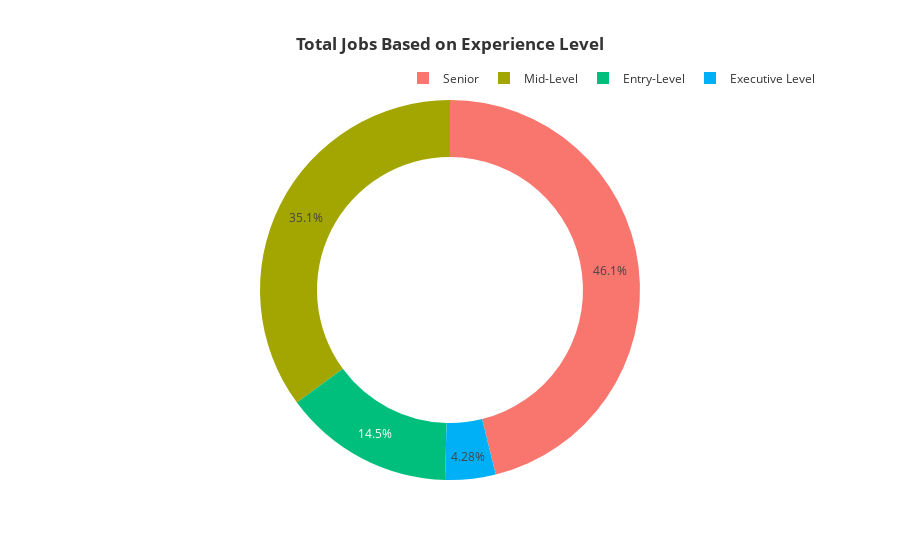

Notebook code for this chart:
### Code cell
fig=px.pie(df.groupby('experience_level',as_index=False)['salary_in_usd'].count().sort_values(by='salary_in_usd',ascending=False).head(10),names='experience_level',values='salary_in_usd',color='experience_level',hole=0.7,labels={'experience_level':'Experience level ','salary_in_usd':'count'},template='ggplot2',title='<b>Total Jobs Based on Experience Level')
fig.update_layout(title_x=0.5,legend=dict(orientation='h',yanchor='bottom',y=1.02,xanchor='right',x=1))

### Figure 1 — Plotly figure (JSON) as saved in the notebook; plotly's stock layout.template omitted (floating-point values rounded to 4 significant figures)
{"data": [{"customdata": [["Senior"], ["Mid-Level"], ["Entry-Level"], ["Executive Level"]], "domain": {"x": [0, 1], "y": [0, 1]}, "hole": 0.7, "hovertemplate": "Experience level =%{customdata[0]}<br>count=%{value}<extra></extra>", "labels": ["Senior", "Mid-Level", "Entry-Level", "Executive Level"], "legendgroup": "", "marker": {"colors": ["#F8766D", "#A3A500", "#00BF7D", "#00B0F6"]}, "name": "", "showlegend": true, "type": "pie", "values": [280, 213, 88, 26]}], "layout": {"legend": {"orientation": "h", "tracegroupgap": 0, "x": 1, "xanchor": "right", "y": 1.02, "yanchor": "bottom"}, "title": {"text": "<b>Total Jobs Based on Experience Level", "x": 0.5}}}
